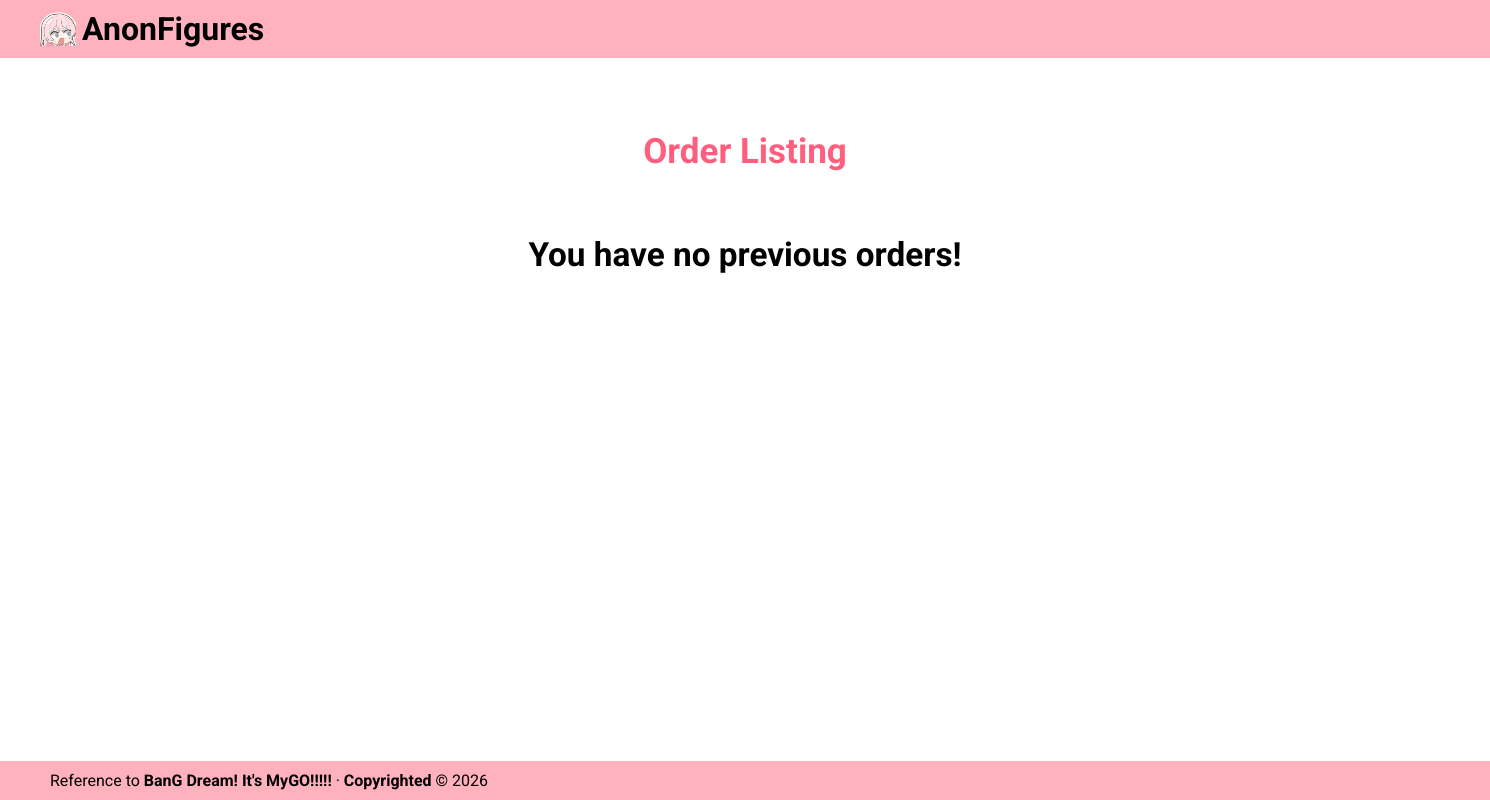
Page /app/admin/order/order_listing.php on the earlier database version.
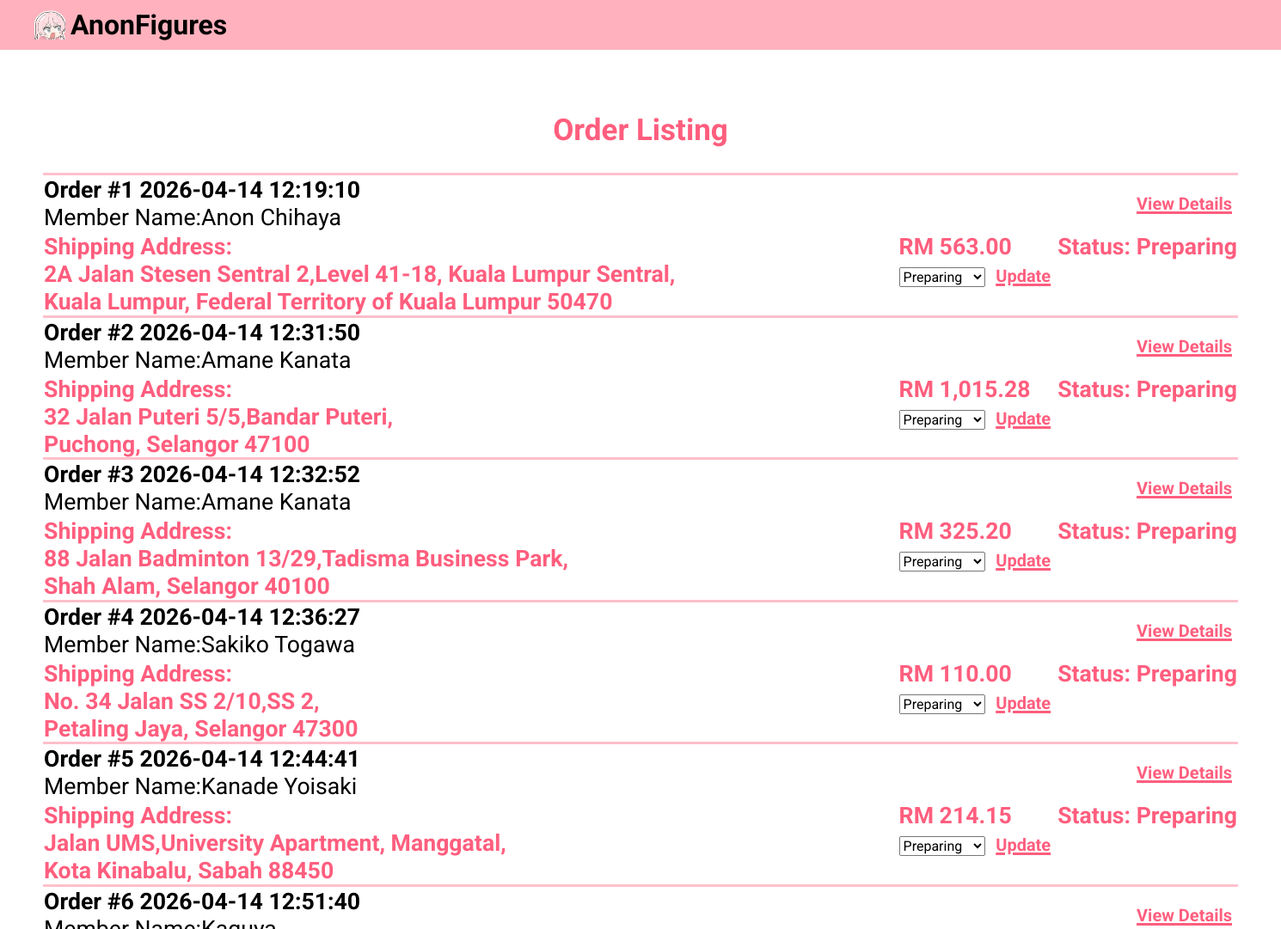
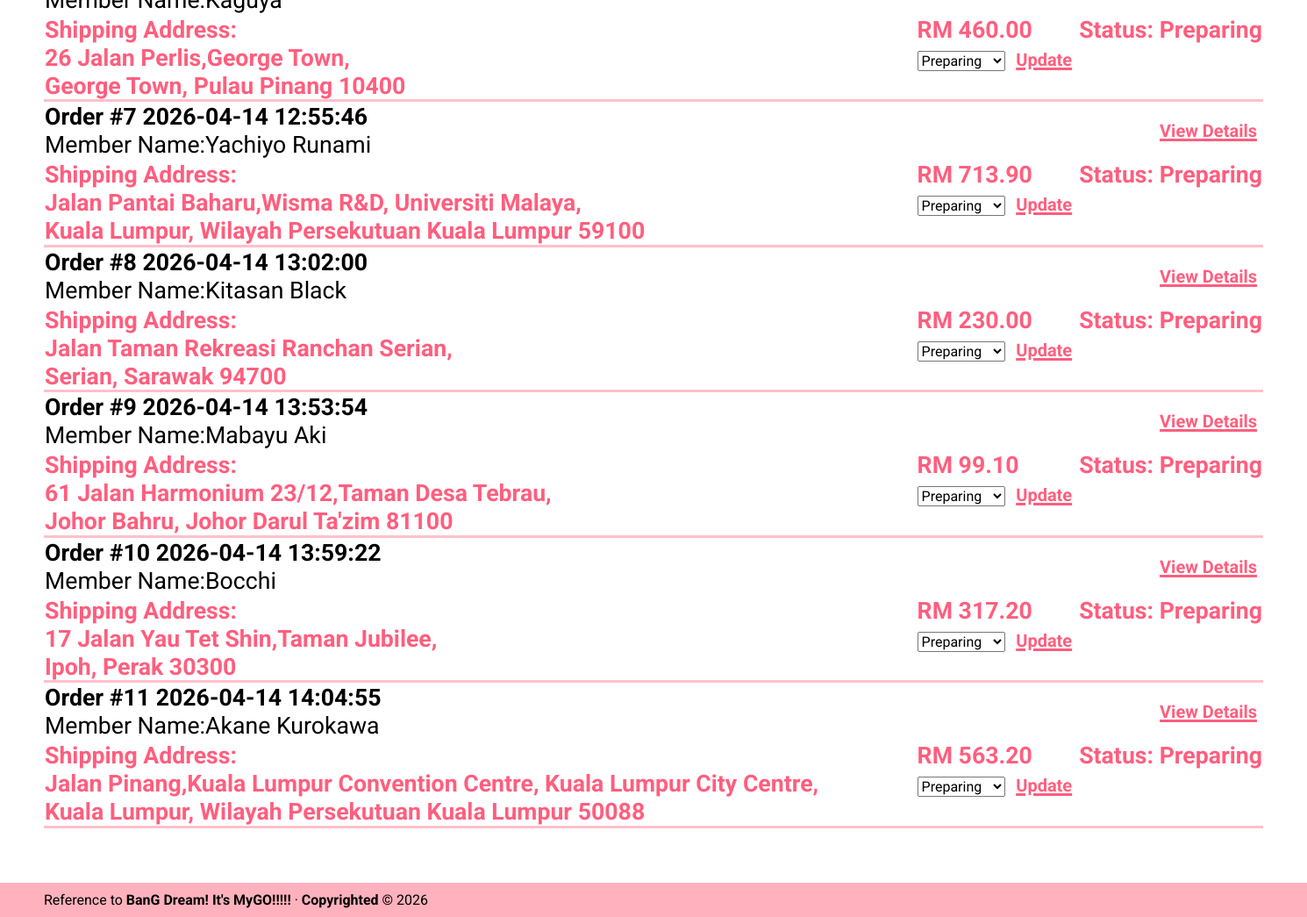
Same page on the later database version (2 pictures, top to bottom).
### tables this page shows
CREATE TABLE `invoice` (
  `order_id` int(6) NOT NULL,
  `member_id` int(6) NOT NULL,
  `order_date` datetime NOT NULL,
  `status` varchar(99) NOT NULL,
  `total_amount` double(8,2) NOT NULL,
  `street_address` varchar(999) NOT NULL,
  `post_code` int(5) NOT NULL,
  `city` varchar(99) NOT NULL,
  `state` varchar(99) NOT NULL,
  `stripe_session_id` varchar(100) DEFAULT NULL
);

CREATE TABLE `member` (
  `member_id` int(6) NOT NULL,
  `name` varchar(99) NOT NULL,
  `email` varchar(99) NOT NULL,
  `password` varchar(999) NOT NULL,
  `phone_number` varchar(11) NOT NULL,
  `image_url` varchar(999) NOT NULL
);

### app/admin/order/order_listing.php (the view, shortened to what this page needs)
<?php
    include '../../_base.php';
    include '../_head.php';
$stm = $_db->prepare('SELECT i.*, m.name, m.member_id FROM invoice i JOIN member m ON i.member_id = m.member_id');
$stm->execute();
$orders = $stm->fetchAll();
?>
<div class = "orderListPage">
    <h2>Order Listing</h2>
    <?php if($orders): ?>
        <table>
            <?php foreach($orders as $o): ?>
                <tr class = orderListProductRowTop>
                    <td class = orderListProductDetails><strong>Order #<?= $o->order_id." ". $o->order_date ?></strong><br>Member Name:<?= $o->name ?></td>
                    <td></td>
                    <td class = "viewDetailBtn"><button data-post="order_detail.php?order_id=<?= $o->order_id ?>">View Details</button></td>
                </tr>
                <tr class = orderListProductRowMiddle>
                    <td class = "orderListAddress"><span>Shipping Address:</span><br><?= $o->street_address . ', <br>' . $o->city . ', ' . $o->state . ' ' . $o->post_code;?></td>
                    <td class = orderListPrice>
                        RM <?= number_format($o->total_amount,2) ?>
                        <form method="POST" class="status-form">
                            <select name="new_status" class="status-select">
                                <option value="Preparing" <?= $o->status == 'Preparing' ? 'selected' : '' ?>>Preparing</option>
                            </select>
                            <button type="submit" name="update_status" class="update-btn">Update</button>
                        </form>
                    </td>
                    <td class = "orderListStatus">Status: <?= $o->status ?></td>
                </tr>
            <?php endforeach ?>
        </table>
    <?php else: ?>
        <p class = "orderListEmpty">You have no previous orders!</p>
    <?php endif ?>
</div>
<?php include '../../_foot.php'; ?>

### app/admin/_head.php (shortened to what this page needs)
<!DOCTYPE html>
<html lang="en">
<head>
    <link rel="stylesheet" href="/css/app.css">
    <link rel="stylesheet" href="https://cdnjs.cloudflare.com/ajax/libs/font-awesome/4.7.0/css/font-awesome.min.css">
</head>
<body>
    <header>
        <h1 class="store"><a href="/index.php">AnonFigures</a></h1>
    </header>
    <main>

### app/_foot.php
    </main>
    <footer>
        Reference to <b>BanG Dream! It's MyGO!!!!!</b> &middot;
        <b>Copyrighted &copy;</b> <?= date('Y') ?>
    </footer>
</body>
</html>

### app/css/app.css (style rules this page uses)
body, input, button, textarea, select { font: 16px 'Roboto', sans-serif; }
body { max-width: 100%; overflow-x: hidden; margin: 0; min-height: 100vh; display: grid; }
footer { margin-top: auto; flex-shrink: 0; width: 100%; padding: 10px 50px; background:rgb(255, 178, 189); text-align: left; }
header { display: flex; z-index: 1000; position: fixed; gap: 10px; text-align: left; flex-shrink: 0; padding: 10px 40px; width: 96%; background:rgb(255, 178, 189); align-items: center; }
header h1 { flex: 1; padding-left: 42px; color:black; background: url(/images/favicon.png) no-repeat left / 36px; }
header a { color: black; text-decoration: none; font-weight:bold; }
.store { margin:inherit; display: inline-flex; }
main { padding: 62px 50px; }
.orderListProductRowTop { border-top: 3px solid pink; }
.orderListProductRowMiddle { vertical-align: top; font-size:20pt; font-weight: bold; color: #FF5E7E; white-space:nowrap; padding-right:25px; }
.orderListProductDetails { width: 80%; vertical-align: bottom; font-size:20pt; }
.orderListPage table { border-collapse: collapse; }
.orderListPage h2 { text-align:center; font-size: 35px; color:#FF5E7E; padding-top:40px; }
.orderListPrice { font-size:20pt; white-space: nowrap; font-weight: bold; color: #FF5E7E; }
.orderListStatus { font-size:20pt; font-weight: bold; color: #FF5E7E; white-space:nowrap; }
.orderListAddress { font-size:20pt; }
.viewDetailBtn { text-align:right; }
.orderListPage button { border: none; background-color: white; color:#FF5E7E; font-size: 15pt; font-weight: bold; text-decoration: underline 2pt; }
.orderListEmpty { text-align:center; padding-top: 30px; padding-bottom:180px; font-size:25pt; font-weight:bold; }

Differences in the rows shown:
added invoice: order_id "1", order_date "2026-04-14 12:19:10", member.name "Anon Chihaya", street_address "2A Jalan Stesen Sentral 2,Level 41-18, Kuala Lumpur Sentral", city "Kuala Lumpur", state "Federal Territory of Kuala Lumpur", post_code "50470", total_amount "563.00", new_status "Preparing", status "Preparing"
added invoice: order_id "2", order_date "2026-04-14 12:31:50", member.name "Amane Kanata", street_address "32 Jalan Puteri 5/5,Bandar Puteri", city "Puchong", state "Selangor", post_code "47100", total_amount "1,015.28", new_status "Preparing", status "Preparing"
added invoice: order_id "3", order_date "2026-04-14 12:32:52", member.name "Amane Kanata", street_address "88 Jalan Badminton 13/29,Tadisma Business Park", city "Shah Alam", state "Selangor", post_code "40100", total_amount "325.20", new_status "Preparing", status "Preparing"
added invoice: order_id "4", order_date "2026-04-14 12:36:27", member.name "Sakiko Togawa", street_address "No. 34 Jalan SS 2/10,SS 2", city "Petaling Jaya", state "Selangor", post_code "47300", total_amount "110.00", new_status "Preparing", status "Preparing"
added invoice: order_id "5", order_date "2026-04-14 12:44:41", member.name "Kanade Yoisaki", street_address "Jalan UMS,University Apartment, Manggatal", city "Kota Kinabalu", state "Sabah", post_code "88450", total_amount "214.15", new_status "Preparing", status "Preparing"
added invoice: order_id "6", order_date "2026-04-14 12:51:40", member.name "Kaguya", street_address "26 Jalan Perlis,George Town", city "George Town", state "Pulau Pinang", post_code "10400", total_amount "460.00", new_status "Preparing", status "Preparing"
added invoice: order_id "7", order_date "2026-04-14 12:55:46", member.name "Yachiyo Runami", street_address "Jalan Pantai Baharu,Wisma R&D, Universiti Malaya", city "Kuala Lumpur", state "Wilayah Persekutuan Kuala Lumpur", post_code "59100", total_amount "713.90", new_status "Preparing", status "Preparing"
added invoice: order_id "8", order_date "2026-04-14 13:02:00", member.name "Kitasan Black", street_address "Jalan Taman Rekreasi Ranchan Serian", city "Serian", state "Sarawak", post_code "94700", total_amount "230.00", new_status "Preparing", status "Preparing"
added invoice: order_id "9", order_date "2026-04-14 13:53:54", member.name "Mabayu Aki", street_address "61 Jalan Harmonium 23/12,Taman Desa Tebrau", city "Johor Bahru", state "Johor Darul Ta'zim", post_code "81100", total_amount "99.10", new_status "Preparing", status "Preparing"
added invoice: order_id "10", order_date "2026-04-14 13:59:22", member.name "Bocchi", street_address "17 Jalan Yau Tet Shin,Taman Jubilee", city "Ipoh", state "Perak", post_code "30300", total_amount "317.20", new_status "Preparing", status "Preparing"
added invoice: order_id "11", order_date "2026-04-14 14:04:55", member.name "Akane Kurokawa", street_address "Jalan Pinang,Kuala Lumpur Convention Centre, Kuala Lumpur City Centre", city "Kuala Lumpur", state "Wilayah Persekutuan Kuala Lumpur", post_code "50088", total_amount "563.20", new_status "Preparing", status "Preparing"
Other differences:
text no longer shown: "You have no previous orders!"
